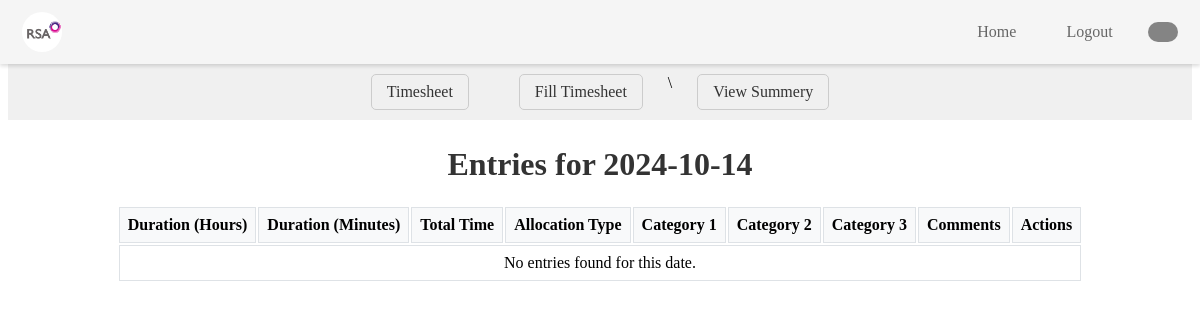
Before: /view_entries_by_date/2024-10-14 (signed in) with the older database file.
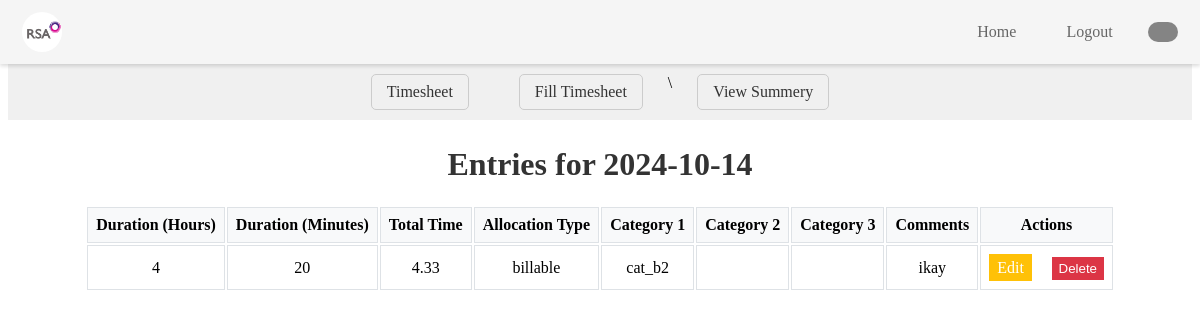
After: the same page with the newer database file.
### tables this page shows
CREATE TABLE timesheet_entries (
    entree_id INTEGER PRIMARY KEY AUTOINCREMENT,
    employee_id TEXT,
    fname TEXT,
    lname TEXT,
    team TEXT,
    manager_name TEXT,
    date TEXT,
    duration_hours INTEGER,
    duration_minutes INTEGER,
    total_time REAL,
    project_code TEXT,
    allocation_type TEXT,
    holiday_status TEXT,
    category_1 TEXT,
    category_2 TEXT,
    category_3 TEXT,
    comments TEXT
);

### app.py (the view)
@app.route('/view_entries_by_date/<date>', methods=['GET'])
@login_required
def view_entries_by_date(date):
    try:
        conn = get_db_connection()
        entries = conn.execute(
            'SELECT * FROM timesheet_entries WHERE date = ? AND employee_id = ?',
            (date, current_user.id)
        ).fetchall()
        conn.close()
    except Exception as e:
        flash(f"An error occurred while fetching entries: {str(e)}", 'error')
        return redirect(url_for('view_summary'))
    return render_template('view_entries_by_date.html', entries=entries, date=date)

### app.py (called while the page is built)
def get_db_connection():
    conn = sqlite3.connect('ems_user.db')
    conn.row_factory = sqlite3.Row
    return conn

@login_manager.user_loader
def load_user(user_id):
    conn = get_db_connection()
    user = conn.execute('SELECT * FROM EMS_users WHERE EmployeeID = ?', (user_id,)).fetchone()
    conn.close()
    if user:
        return User(user['EmployeeID'], user['Fname'], user['Lname'], user['Role'], user['Team'] ,user['ManagerName'])
    return None

### templates/view_entries_by_date.html (shortened to what this page needs)
<!DOCTYPE html>
<html lang="en">
  <head>
    <link
      rel="stylesheet"
      href="{{ url_for('static', filename='css/timesheet/view_entries_by_date.css') }}"
    />
</head>
<body>
  <div>
        {% include 'navbar.html' %}
  <nav class="ts-nav-container">
        <div class="ts-nav-center">
          <a href="/timesheet_home" class="ts-nav-link">Timesheet</a>
          <a href="/fill_timesheet" class="ts-nav-link">Fill Timesheet</a>\
           <a href="/view_summary" class="ts-nav-link">View Summery</a>
        </div>
      </nav>
      <div class="view-box">
<h1 class="ts-dateentry-title">Entries for {{ date }}</h1>
<table>
<thead class="ts-dateentry-header">
<tr class="ts-dateentry-header-row">
<th class="ts-dateentry-header-cell">Duration (Hours)</th>
<th class="ts-dateentry-header-cell">Duration (Minutes)</th>
<th class="ts-dateentry-header-cell">Total Time</th>
<th class="ts-dateentry-header-cell">Allocation Type</th>
<th class="ts-dateentry-header-cell">Category 1</th>
<th class="ts-dateentry-header-cell">Category 2</th>
 <th class="ts-dateentry-header-cell">Category 3</th>
<th class="ts-dateentry-header-cell">Comments</th>
<th class="ts-dateentry-header-cell">Actions</th>
</tr>
</thead>
<tbody>
 {% if entries %} {% for entry in entries %}
<tr class="ts-dateentry-row">
<td class="ts-dateentry-cell">{{ entry.duration_hours }}</td>
<td class="ts-dateentry-cell">{{ entry.duration_minutes }}</td>
<td class="ts-dateentry-cell">{{ entry.total_time }}</td>
<td class="ts-dateentry-cell">{{ entry.allocation_type }}</td>
<td class="ts-dateentry-cell">{{ entry.category_1 }}</td>
<td class="ts-dateentry-cell">{{ entry.category_2 }}</td>
<td class="ts-dateentry-cell">{{ entry.category_3 }}</td>
<td class="ts-dateentry-cell">{{ entry.comments }}</td>
<td class="ts-dateentry-cell">
<a  class="ts-dateentry-link" href="{{ url_for('edit_entry', entry_id=entry.entree_id) }}">Edit</a>
<form
 class="ts-dateentry-form"
action="{{ url_for('delete_entry', entry_id=entry.entree_id) }}"
method="post"
 >
<button class="ts-dateentry-button" type="submit">Delete</button>
 </form>
</td>
 </tr>
{% endfor %} {% else %}
<tr class="ts-dateentry-row">
<td colspan="9" class="ts-dateentry-cell">No entries found for this date.</td>
</tr>
 {% endif %}
 </tbody>
</table>
      </div>
  </div>
</body>
</html>

### templates/navbar.html (shortened to what this page needs)
<!DOCTYPE html>
<html lang="en">
<head>
    <link
    rel="stylesheet"
    href="{{ url_for('static', filename='css/navbar/navbar.css') }}"
  />
</head>
<body>
    <header id="navbar">
        <nav class="navbar-container container">
          <a href="/home" class="home-link">
            <div class="navbar-logo">
              <img
                src="{{ url_for('static', filename='images/logo.png') }}"
                alt="Logo"
              />
            </div>
          </a>
          <div class="navbar-links">
            <a class="navbar-link" href="/home">Home</a>
            <a class="navbar-link" href="/logout">Logout</a>
            <a class="navbar-link-name" href=""></a>
          </div>
        </nav>
      </header>
</body>
</html>

### static/css/timesheet/view_entries_by_date.css (style rules this page uses)
.ts-dateentry-title { font-size: 2em; color: #333; text-align: center; }
.ts-dateentry-header { background-color: #f8f9fa; }
.ts-dateentry-header-cell { font-weight: bold; padding: 0.5em; border: 1px solid #dee2e6; }
.ts-dateentry-row { background-color: #fff; }
.ts-dateentry-cell { padding: 0.5em; border: 1px solid #dee2e6; }
.ts-dateentry-link { background-color: #ffc107; color: white; border: none; padding: 0.3em 0.5em; cursor: pointer; margin-right: 1em; text-decoration: none; display: inline-block; }
.ts-dateentry-form { display: inline-block; }
.ts-dateentry-button { background-color: #dc3545; color: white; border: none; padding: 0.3em 0.5em; cursor: pointer; }
.ts-nav-container { margin-top: 64px; margin-bottom: 5px; display: flex; justify-content: center; align-items: center; padding: 10px 20px; background-color: #f0f0f0; }
.ts-nav-center { display: flex; }
.ts-nav-link { margin: 0 25px; text-decoration: none; color: #333; border: 1px solid #ccc; padding: 8px 15px; border-radius: 5px; }
.view-box { text-align: center; align-items: center; justify-content: center; display: flex; flex-direction: column; }

### static/css/navbar/navbar.css (style rules this page uses)
#navbar { --navbar-bg-color:whitesmoke; --navbar-text-color-focus: #323232; --navbar-text-color: #666; --navbar-text-color-focus: #fff; --navbar-bg-contrast: rgb(255, 0, 85);; position: fixed; height: 64px; background-color: var(--navbar-bg-color); left: 0; right: 0; top: 0; box-shadow: 0 2px 4px rgba(0, 0, 0, 0.15); z-index: 99; }
.navbar-container { display: flex; justify-content: space-between; align-items: center; height: 100%; padding: 0 1.4rem; }
.home-link { display: flex; align-items: center; }
.navbar-logo { background-color: var(--navbar-text-color-focus); border-radius: 50%; width: 40px; height: 40px; margin-right: 0.5em; }
.navbar-logo img { width: 50px; margin-top: -0.42rem; margin-left: -0.2rem; }

Changed rows visible on the page:
added timesheet_entries: duration_hours "4", duration_minutes "20", total_time "4.33", allocation_type "billable", category_1 "cat_b2", comments "ikay"
Other visible differences:
text no longer shown: "No entries found for this date."
